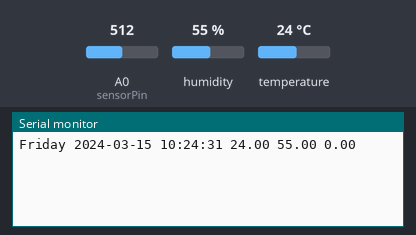
Bench run of a sketch on a simulated Arduino Uno, built with avr-gcc and run on an emulated ATmega328P. On the bench: the last lines printed to the serial monitor. The inputs (shaded band) are chosen by the test bench; at power-on: humidity 55 %, A0 (sensorPin) = 512, temperature 24 °C. The local clock reads 2024-03-15 10:24:30 at power-on unless the sketch sets it.

Above: at 1.2 s.
1.3 s: humidity set to 22 %
At 2.6 s:
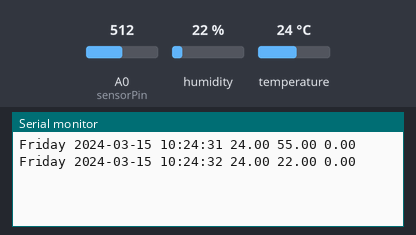
2.8 s: A0 (sensorPin) set to 716
At 3.8 s:
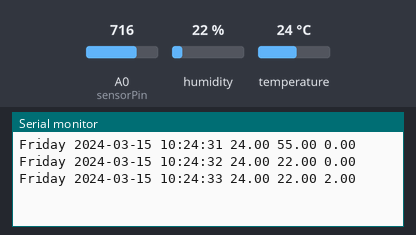
4.3 s: temperature set to 12 °C
At 5.6 s:
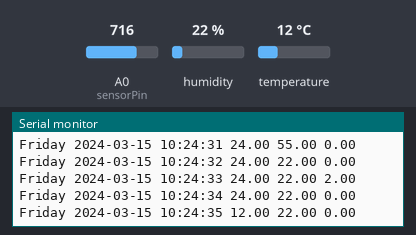
5.8 s: A0 (sensorPin) set to 900
At 6.4 s:
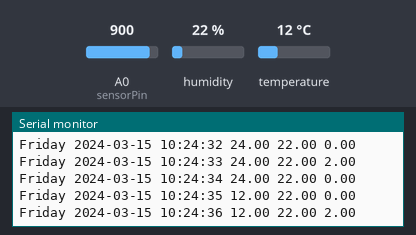
7.3 s: humidity set to 40 %
At 8.3 s:
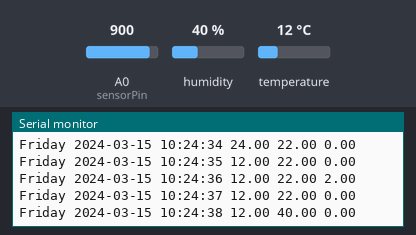
Timing chart, 0 to 9.8 s (numbered marks = the images above; inputs shaded):
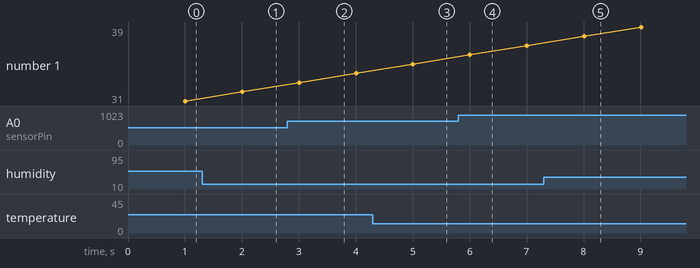

Measured:
- after the input at 1.3 s, the serial monitor: prints a new line after 0.71 s (image 1)
- after the input at 2.8 s, the serial monitor: prints a new line after 0.21 s (image 2)
- after the input at 4.3 s, the serial monitor: prints a new line after 0.70 s (image 3)
- after the input at 5.8 s, the serial monitor: prints a new line after 0.20 s (image 4)
- after the input at 7.3 s, the serial monitor: prints a new line after 0.71 s (image 5)

The sketch:

marsTest.ino
```cpp
#include <stdio.h>
#include <DS1302.h>
#include <dht.h>

int period = 1000; //time
unsigned long time_now = 0;
int lightVals[100];
int index = 0;
namespace {
const int kCePin   = 5;
const int kIoPin   = 6;
const int kSclkPin = 7;
int sensorPin = A0;
int lightCal;
DS1302 rtc(kCePin, kIoPin, kSclkPin);
int threshold = 150;
int currentVal;
int rotations;
const int topSpeed = 55; //Since windmills will vary, I used a dyson fan (with a top speed of 55 mph wind speed)
const int topRotations = 26; //max amount of rotations I got with the arduino test was 26 rotations
float windSpeed;

String dayAsString(const Time::Day day) {
  switch (day) {
    case Time::kSunday: return "Sunday";
    case Time::kMonday: return "Monday";
    case Time::kTuesday: return "Tuesday";
    case Time::kWednesday: return "Wednesday";
    case Time::kThursday: return "Thursday";
    case Time::kFriday: return "Friday";
    case Time::kSaturday: return "Saturday";
  }
  return "(unknown day)";
}
}

dht DHT;
#define DHT11_PIN 8

void setup()
{
Serial.begin(9600);
}
void printTime() {
  // Get the current time and date from the chip.
  Time t = rtc.time();

  // Name the day of the week.
  const String day = dayAsString(t.day);

  // Format the time and date and insert into the temporary buffer.
  char buf[50];
  snprintf(buf, sizeof(buf), "%s %04d-%02d-%02d %02d:%02d:%02d",
           day.c_str(),
           t.yr, t.mon, t.date,
           t.hr, t.min, t.sec);

  // Print the formatted string to serial so we can see the time.
  Serial.print(buf);
  Serial.print(" ");
}
void loop()
{
  lightCal = analogRead(sensorPin);
  lightVals[index] = lightCal;
  index++;
  if(millis() >= time_now + period) {
        time_now += period;
        printTime();
        int chk = DHT.read11(DHT11_PIN);
        Serial.print(DHT.temperature);
        Serial.print(" ");
        Serial.print(DHT.humidity);
        Serial.print(" ");
        currentVal = lightVals[0];
        rotations = 0;
        for(int i = 0; i < 100; i++)
        {
          if (lightVals[i] != 0){
            if ((currentVal - threshold > lightVals[i]) || (currentVal + threshold < lightVals[i])){
              rotations++;
              currentVal = lightVals[i];
            }
          }
        }
        //Serial.println(rotations) uncomment this line when you're trying to find the maximum amount of rotations your windmill base hits
        windSpeed = topSpeed/topRotations*rotations;
        Serial.println(windSpeed);
        memset(lightVals, 0, sizeof(lightVals));
        index = 0;
    }
    delay(10);
}
```
